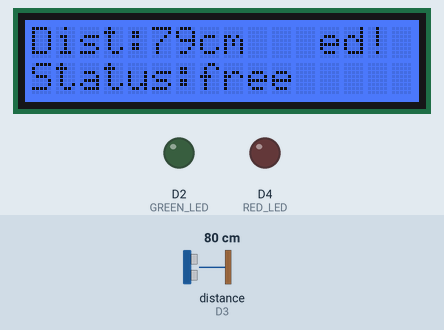
A sketch run on a simulated Arduino MKR. Shown: 16×2 character LCD, output pins drawn as LEDs (lit = HIGH). Wiring (inferred from the names in the program): ultrasonic range finder: trigger D3; echo D3. The inputs (shaded band) are chosen by the test bench; at power-on: distance to the obstacle (sensor on D3) 80 cm. The echo pulse lasts 58.3 µs per cm; WiFi joins after 1.5 s; servers stay silent unless stated; uploads are accepted with an empty reply; what the sketch prints to the serial monitor is not drawn.

Above: at 3.3 s.
3.4 s: distance to the obstacle (sensor on D3) set to 34 cm
At 4.6 s:
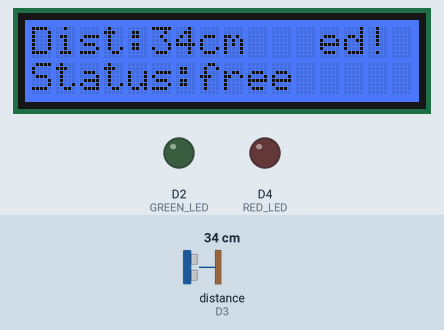
4.9 s: distance to the obstacle (sensor on D3) set to 28 cm
At 6.1 s:
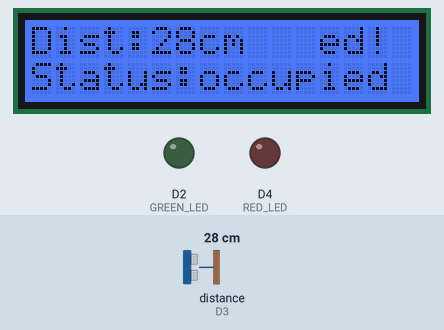
6.4 s: distance to the obstacle (sensor on D3) set to 35 cm
At 7.1 s:
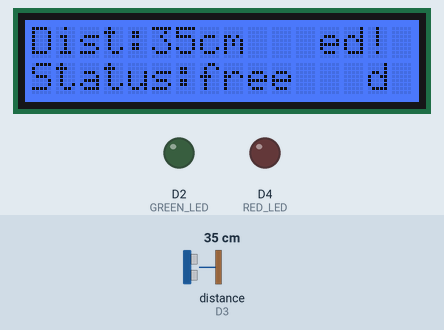
7.9 s: distance to the obstacle (sensor on D3) set to 120 cm
At 9.2 s:
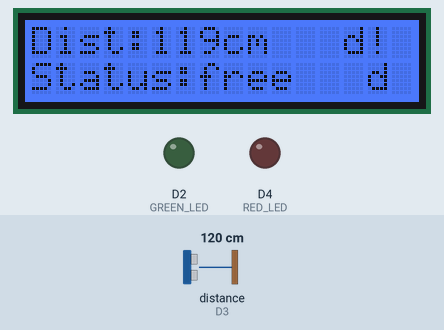
9.5 s: distance to the obstacle (sensor on D3) set to 2 cm
At 10.1 s:
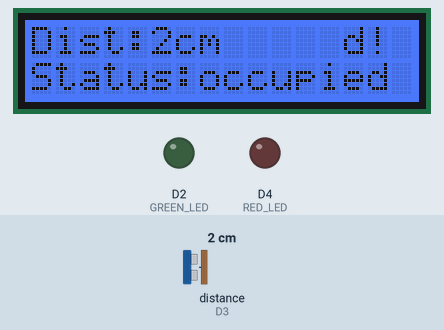
Timing chart, 0 to 12.0 s (numbered marks = the images above; inputs shaded):
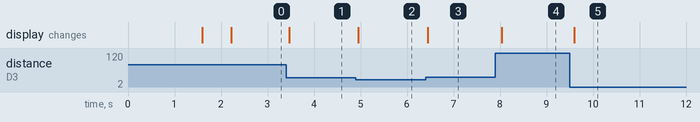

Measured:
- the behaviour switches between 31 and 30 cm on distance to the obstacle (sensor on D3) (found by bisection; images 1 and 2)
- after the input at 3.4 s, the display: changes after 0.07 s (image 1)
- after the input at 4.9 s, the display: changes after 0.05 s (image 2)
- after the input at 6.4 s, the display: changes after 0.05 s (image 3)
- after the input at 7.9 s, the display: changes after 0.14 s (image 4)
- after the input at 9.5 s, the display: changes after 0.10 s (image 5)

The sketch:

sketch_nov22a.ino
```cpp
#include <WiFiNINA.h>
#include <ArduinoHttpClient.h>
#include <rgb_lcd.h>

// ===== WIFI =====
char ssid[] = "036-Wifi";
char pass[] = "036luokka";

// ===== BACKEND SERVER =====
char serverAddress[] = "192.168.1.105";
int serverPort = 3000;

WiFiClient wifi;
HttpClient client = HttpClient(wifi, serverAddress, serverPort);

// ===== LCD =====
rgb_lcd lcd;

// ===== ULTRASONIC (Grove D3) =====
int ULTRASONIC_PIN = 3;

// ===== LEDs =====
#define GREEN_LED 2
#define RED_LED   4

// ===== STATE =====
unsigned long lastSend = 0;
unsigned long lastLCD = 0;
unsigned long lastPoll = 0;

String cloudAction = "none";
int cloudThreshold = 30;

unsigned long occupiedStart = 0;
bool countedCar = false;

// ---------------------------------------------------
// READ DISTANCE
// ---------------------------------------------------
long readDistance() {
  pinMode(ULTRASONIC_PIN, OUTPUT);
  digitalWrite(ULTRASONIC_PIN, LOW);
  delayMicroseconds(2);
  digitalWrite(ULTRASONIC_PIN, HIGH);
  delayMicroseconds(10);
  digitalWrite(ULTRASONIC_PIN, LOW);

  pinMode(ULTRASONIC_PIN, INPUT);
  long duration = pulseIn(ULTRASONIC_PIN, HIGH, 35000);

  if (duration == 0) return -1;
  return duration * 0.0343 / 2;
}

// ---------------------------------------------------
void setup() {
  Serial.begin(9600);

  pinMode(GREEN_LED, OUTPUT);
  pinMode(RED_LED, OUTPUT);

  lcd.begin(16, 2);
  lcd.setRGB(20, 80, 255);
  lcd.print("Connecting WiFi");

  while (WiFi.begin(ssid, pass) != WL_CONNECTED) {
    delay(250);
    Serial.print(".");
  }

  lcd.clear();
  lcd.print("WiFi Connected!");
  delay(600);
}

// ---------------------------------------------------
// POLL CLOUD COMMAND WITH CLEAN HTTP CLIENT
// ---------------------------------------------------
void pollCommand() {

  HttpClient cmd(wifi, serverAddress, serverPort);   // NEW CLEAN CLIENT

  cmd.get("/command");

  int statusCode = cmd.responseStatusCode();
  String response = cmd.responseBody();

  Serial.print("CMD RAW: ");
  Serial.println(response);

  if (statusCode != 200 || response.indexOf("\"action\"") == -1) {
    Serial.println("Invalid command JSON");
    cmd.stop();
    return;
  }

  // ---- Parse action ----
  int aIndex = response.indexOf("\"action\":\"") + 10;
  int aEnd = response.indexOf("\"", aIndex);
  cloudAction = response.substring(aIndex, aEnd);

  // ---- Parse threshold ----
  int tIndex = response.indexOf("\"threshold\":") + 12;
  int tEnd = response.indexOf("}", tIndex);
  cloudThreshold = response.substring(tIndex, tEnd).toInt();

  Serial.print("Parsed action: ");
  Serial.println(cloudAction);

  Serial.print("Parsed threshold: ");
  Serial.println(cloudThreshold);

  lcd.clear();
  lcd.print("Cmd:");
  lcd.print(cloudAction);

  cmd.stop();
}

// ---------------------------------------------------
void loop() {

  long d = readDistance();

  String status;
  if (d <= 0 || d > 500) status = "unknown";
  else if (d <= cloudThreshold) status = "occupied";
  else status = "free";

  // ---- Track “car inside >3 min” ----
  if (status == "occupied") {
    if (occupiedStart == 0) occupiedStart = millis();
    if (!countedCar && millis() - occupiedStart >= 180000) {
      lcd.clear();
      lcd.print("Car inside >3min");
      countedCar = true;
    }
  } else {
    occupiedStart = 0;
    countedCar = false;
  }

  // ---- LCD update ----
  if (millis() - lastLCD > 150) {

    lcd.setCursor(0, 0);
    lcd.print("Dist:");
    lcd.print(d);
    lcd.print("cm   ");

    lcd.setCursor(0, 1);

    if (cloudAction == "close") {
      lcd.print("Gate CLOSED     ");
    } else if (cloudAction == "open") {
      lcd.print("Gate OPEN       ");
    } else {
      lcd.print("Status:");
      lcd.print(status);
      lcd.print("   ");
    }

    lastLCD = millis();
  }

  // ---- Send data to cloud ----
  if (millis() - lastSend > 1000) {

    String json = "{";
    json += "\"slot\":\"SLOT1\",";
    json += "\"distance\":" + String(d) + ",";
    json += "\"status\":\"" + status + "\"";
    json += "}";

    client.beginRequest();
    client.post("/update");
    client.sendHeader("Content-Type", "application/json");
    client.sendHeader("Content-Length", json.length());
    client.beginBody();
    client.print(json);
    client.endRequest();
    client.stop();    // IMPORTANT FIX

    Serial.println("Sent: " + json);

    lastSend = millis();
  }

  // ---- Poll cloud every 2 sec ----
  if (millis() - lastPoll > 2000) {
    pollCommand();
    lastPoll = millis();
  }

  delay(50);
}
```
